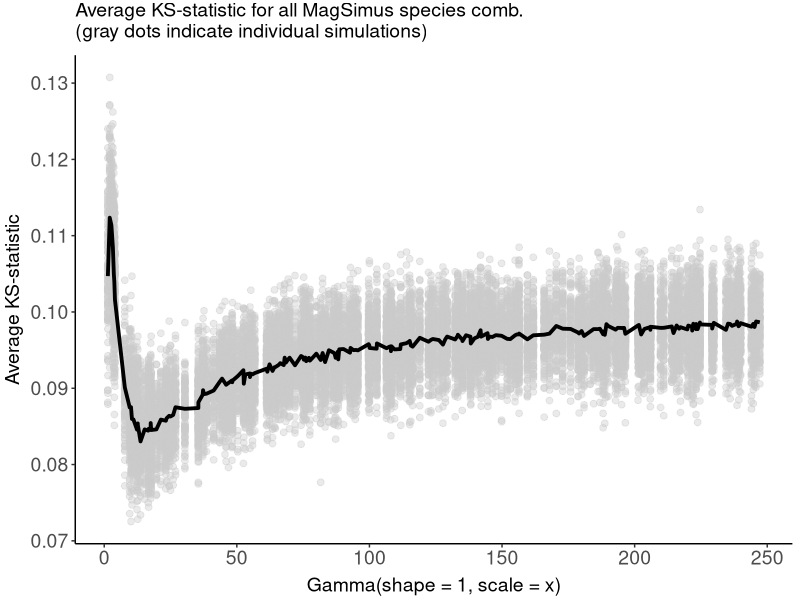
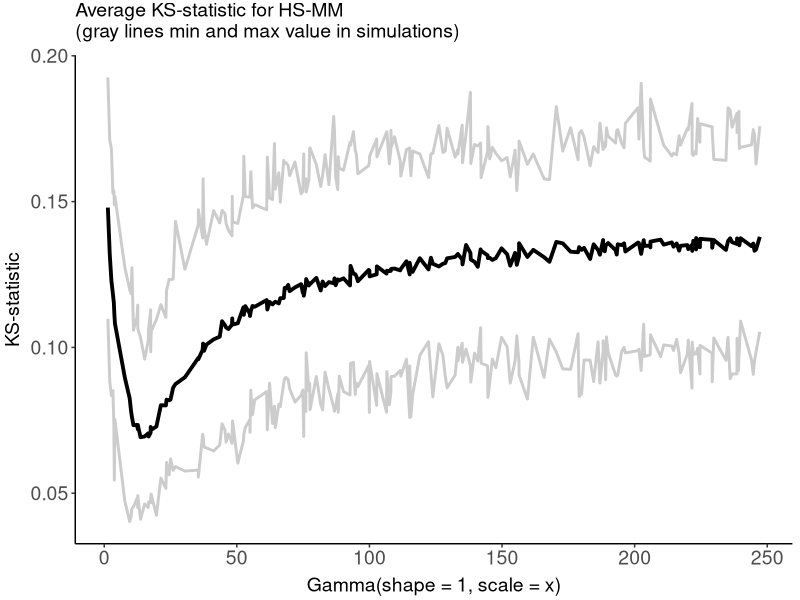
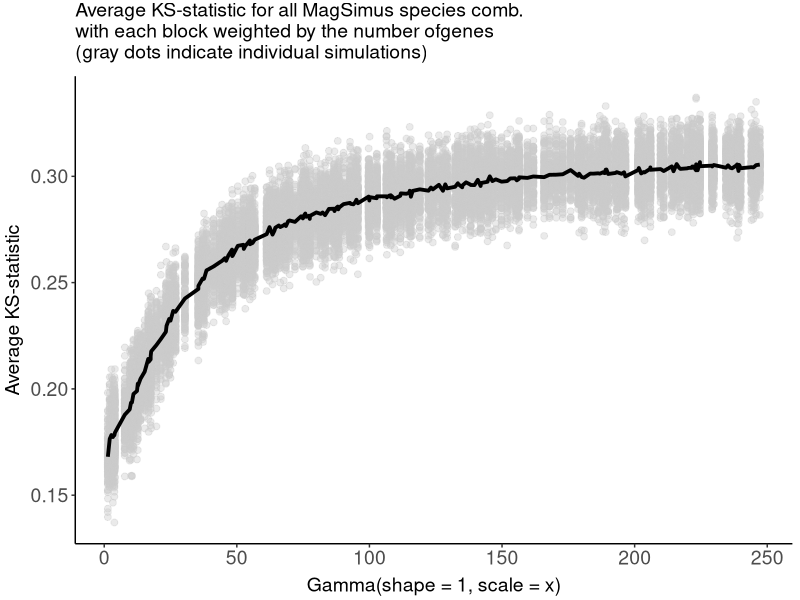
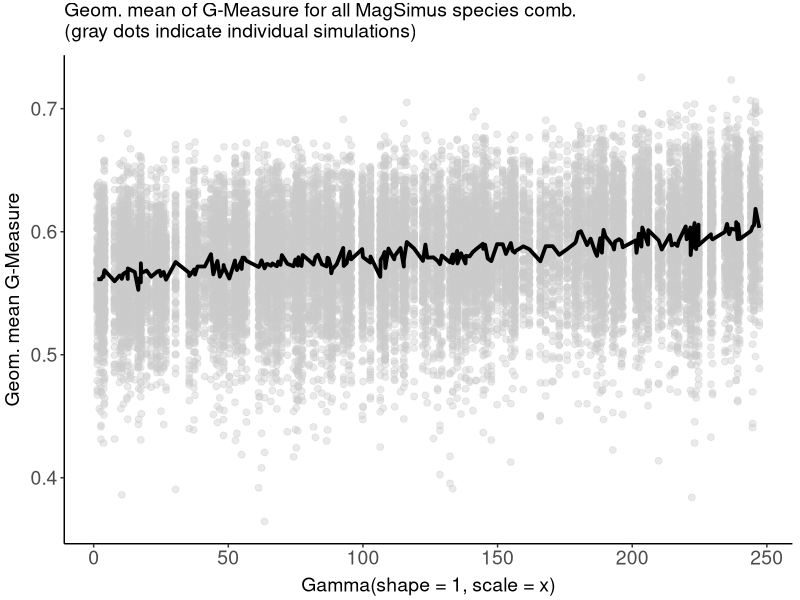
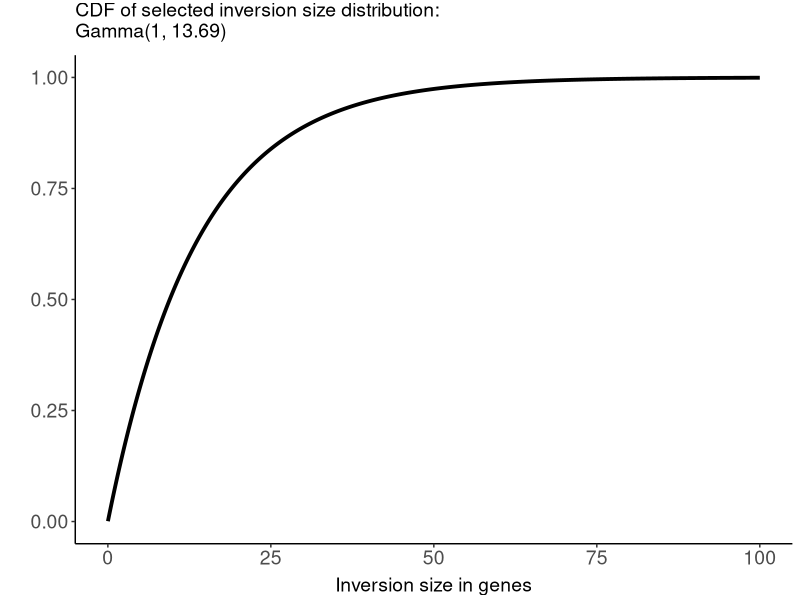

Reproduce these figures in R, in order.
# -----------------------------------------------------------------------------
# Quantlet:      COAPMODEInversionSizeDistribution
# -----------------------------------------------------------------------------
# Description:   For Gamma distributions with different scales (x), 2 different
#                ways to calculate the KS-statistic are shown (based on
#                synteny blocks or genes). Furthermore, G-statistic development
#                is shown over different scales. Finally, the optimal
#                gamma distribution is simulated and plotted.
# -----------------------------------------------------------------------------
# Inputs:        -
# -----------------------------------------------------------------------------
# Output:        5 Plots. First 4 show simulation results for Gamma distri-
#                butions with different scales (x). Scales are drawn from a 
#                uniform distributions; y shows different ways to calculate
#                KS-statistic or alternative measure (G-statistic).
#                Last plot simulates and shows optimal gamma distribution.
# -----------------------------------------------------------------------------
# Keywords:      plot, simulation, uniform, gamma, 
#                Kolmogorov-Smirnov test
# -----------------------------------------------------------------------------
# See also:      -
# -----------------------------------------------------------------------------
# Author:        Lucas Tittmann, 2015-08-14
# -----------------------------------------------------------------------------
# Datafile:      COAPMODEGammaParameters_block.csv,
#                COAPMODEGammaParameters_block_allData.csv,
#                COAPMODEGammaParameters.csv,
#                COAPMODEGammaParameters_allData.csv,
#                COAPMODEGammaParameters_allData.csv
# -----------------------------------------------------------------------------

# Load package
require(ggplot2)

# Load data
# 1) KS based on blocks
df.gammaBlock    = read.table('COAPMODEGammaParameters_block.csv', 
                              sep='\t', 
                              header = T, 
                              stringsAsFactors = F)
df.gammaBlockAll = read.table('COAPMODEGammaParameters_block_allData.csv', 
                              sep='\t', 
                              header = T, 
                              stringsAsFactors = F)
# Change from log to normal scale
df.gammaBlock[,c(4,6,7,8)] = exp(df.gammaBlock[,c(4,6,7,8)])
df.gammaBlockAll[,c(4)]    = exp(df.gammaBlockAll[,c(4)])

# 2) Compare to KS based on genes
df.gamma    = read.table('COAPMODEGammaParameters.csv', 
                         sep='\t', 
                         header = T, 
                         stringsAsFactors = F)
df.gammaAll = read.table('COAPMODEGammaParameters_allData.csv', 
                         sep='\t', 
                         header = T, 
                         stringsAsFactors = F)
# Change from log to normal scale
df.gamma[,c(4,6,7,8)] = exp(df.gamma[,c(4,6,7,8)])
df.gammaAll[,c(4)]    = exp(df.gammaAll[,c(4)])

# 3) Look at g-Measure
df.gamma_gmAll = read.table('COAPMODEGammaParameters_GMeasure_allData.csv', 
                            sep='\t', 
                            header = T, 
                            stringsAsFactors = F)
# Change score from log to normal scale
df.gamma_gmAll[,c(4)] = exp(df.gamma_gmAll[,c(4)])

# Define plotting function

plot.gamma.parameters = function(df, x, xLab, y, yLab, 
                                 plotTitle,
                                 yMin = NA, yMax = NA,
                                 pointsDf = NULL) {
  p = ggplot() 
  if (!is.null(pointsDf)) {
      p = p + 
              geom_point(data    = pointsDf, 
                         mapping = aes_string(x='gammaScale', y='cumAbs'), 
                         size    = 2.0, 
                         alpha   = 0.4, 
                         colour = '#CCCCCC'
                         )
  }
  p = p + 
      geom_line(data    = df, 
                mapping = aes_string(x=x, y=y), 
                size    = 1.3) +
      ggtitle(plotTitle) +
      xlab(xLab) +
      ylab(yLab) +
      theme(axis.line = element_line(colour = "black"), 
            panel.background = element_rect(fill = "white"), 
            panel.grid = element_line(colour = "white"), 
            legend.title=element_blank(), 
            axis.text=element_text(size = 14), 
            axis.title = element_text(size = 14), 
            axis.title.y = element_text(vjust = 1.5),
            axis.title.x = element_text(vjust = 0.2),
            plot.title = element_text(size = 14, vjust=2))
  if (!is.na(yMin)) {
      p = p + 
          geom_line(data    = df, 
                    mapping = aes_string(x='gammaScale', y=yMin), 
                    size    = 1.0, 
                    colour   = '#CCCCCC'
                    )
  }
  if (!is.na(yMax)) {
      p = p + 
        geom_line(data    = df, 
                  mapping = aes_string(x    = 'gammaScale', 
                                       y    = yMax), 
                                       size = 1.0, 
                                       colour = '#CCCCCC')
  }
  return(p)
}

# Kolmogorov-Smnirnoff based on blocks
plot.gamma.parameters(df.gammaBlock, 'gammaScale', 'Gamma(shape = 1, scale = x)', 
                      'cumAbsMean', 'Average KS-statistic', 
                      paste('Average KS-statistic for all MagSimus species ',
                            'comb.\n(gray dots indicate individual ',
                            'simulations)', sep=''), 
                      pointsDf = df.gammaBlockAll)
plot.gamma.parameters(df.gammaBlock, 'gammaScale', 'Gamma(shape = 1, scale = x)', 
                      'HS.MM_mean', 'KS-statistic', 
                      paste('Average KS-statistic for HS-MM\n(gray lines min ',
                            'and max value in simulations)', sep=''), 
                      'HS.MM_min', 'HS.MM_max')

# Kolmogorov-Smnirnoff based on genes
plot.gamma.parameters(df.gamma, 'gammaScale', 'Gamma(shape = 1, scale = x)', 
                      'cumAbsMean', 'Average KS-statistic', 
                      paste('Average KS-statistic for all MagSimus species ',
                            'comb.\nwith each block weighted by the number of',
                            'genes\n(gray dots indicate individual ',
                            'simulations)', sep=''), 
                      pointsDf = df.gammaAll)


# Entropy score based on gMeasure
df.gamma_gm = matrix(rep(NA, 2*length(unique(df.gamma_gmAll$gammaScale))), 
                     ncol=2)
i = 1
for (scale in unique(df.gamma_gmAll$gammaScale)) {
  rows.sel        = df.gamma_gmAll$gammaScale==scale
  cumScale        = prod(df.gamma_gmAll[rows.sel,'cumAbs'])^(1/sum(rows.sel))
  df.gamma_gm[i,] = c(scale, cumScale)
  i = i +1
}
df.gamma_gm = as.data.frame(df.gamma_gm)
colnames(df.gamma_gm) = c('gammaScale', 'cumAbsMean')
plot.gamma.parameters(df.gamma_gm, 'gammaScale', 'Gamma(shape = 1, scale = x)', 
                      'cumAbsMean', 'Geom. mean G-Measure', 
                      paste('Geom. mean of G-Measure for all MagSimus species',
                            ' comb.\n(gray dots indicate individual ',
                            'simulations)', sep=''), 
                      pointsDf = df.gamma_gmAll)

# Plot optimal gamma function
df.gamma.theoretic = data.frame(x = seq(0.01, 100, 0.01), 
                                y = pgamma(seq(0.01, 100, 0.01), 
                                           shape = 1, 
                                           scale = df.gammaBlock$gammaScale[
                                             which.min(
                                               df.gammaBlock$cumAbsMean
                                               )
                                             ]
                                           )
                                )
plot.title = paste0('CDF of selected inversion size distribution:\nGamma(1, ', 
                    round(df.gammaBlock$gammaScale[
                      which.min(df.gammaBlock$cumAbsMean)],
                          2), ')'
                    )
p                  = plot.gamma.parameters(df.gamma.theoretic, 
                                           'x', 
                                           'Inversion size in genes', 
                                           'y', 
                                           '',
                                           plot.title
                                           )
p + ylim(0,1) + xlim(0,100)
